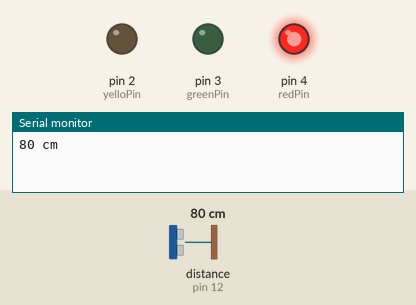
Bench run of a sketch on a simulated Arduino Uno, built with avr-gcc and run on an emulated ATmega328P. Shown: output pins drawn as LEDs (lit = HIGH), the last lines printed to the serial monitor. Wiring (inferred from the names in the program): ultrasonic range finder: trigger pin 13; echo pin 12. Inputs (shaded band) come from the test bench; at power-on: distance to the obstacle (sensor on pin 12) 80 cm. The echo pulse lasts 58.3 µs per cm; pins used as bus, display or sensor lines are not drawn.

Above: at 1.2 s.
1.3 s: distance to the obstacle (sensor on pin 12) set to 63 cm
2.8 s: distance to the obstacle (sensor on pin 12) set to 57 cm
At 3.5 s:
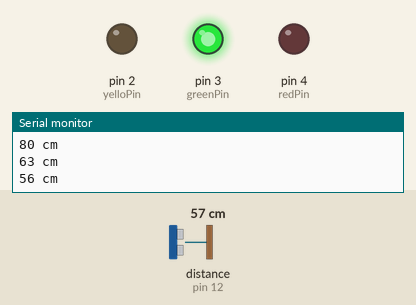
4.3 s: distance to the obstacle (sensor on pin 12) set to 34 cm
5.8 s: distance to the obstacle (sensor on pin 12) set to 29 cm
At 6.7 s:
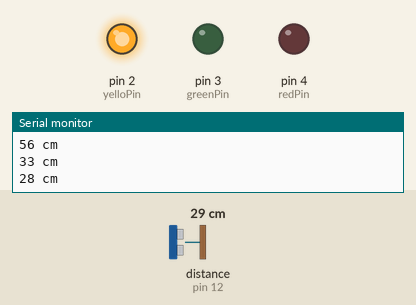
7.3 s: distance to the obstacle (sensor on pin 12) set to 35 cm
At 7.8 s:
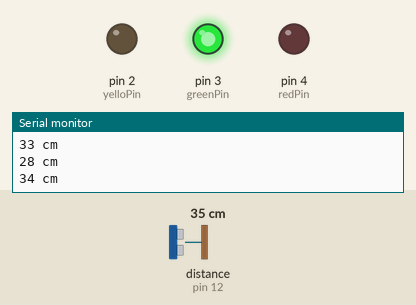
8.8 s: distance to the obstacle (sensor on pin 12) set to 4 cm
At 10.3 s:
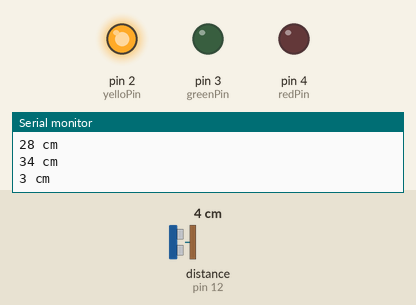
Timing chart, 0 to 11.3 s (numbered marks = the images above; inputs shaded):
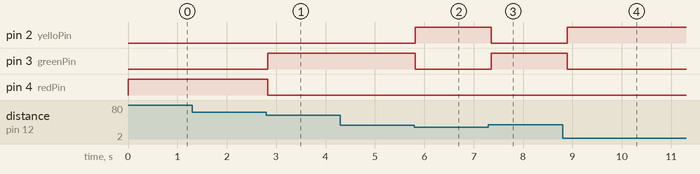

Measured:
- the behaviour switches between 61 and 60 cm on distance to the obstacle (sensor on pin 12) (found by bisection; images 0 and 1)
- the behaviour switches between 32 and 31 cm on distance to the obstacle (sensor on pin 12) (found by bisection; images 1 and 2)
- after the input at 2.8 s, pin 3 (greenPin): LOW → HIGH at once; pin 4 (redPin): HIGH → LOW at once
- after the input at 5.8 s, pin 2 (yelloPin): LOW → HIGH at once; pin 3 (greenPin): HIGH → LOW at once
- after the input at 7.3 s, pin 2 (yelloPin): HIGH → LOW after 0.05 s; pin 3 (greenPin): LOW → HIGH after 0.05 s
- after the input at 8.8 s, pin 2 (yelloPin): LOW → HIGH after 0.09 s; pin 3 (greenPin): HIGH → LOW after 0.09 s

The sketch:

AR13_ultrasonic.ino.ino.ino
```cpp
/*
 예제 6.7
 초음파 거리센서를 이용한 거리 측정
*/

// 트리거 핀과 에코 핀 번호를 설정한다.
const char trigPin = 13;
const char echoPin = 12;
const int  yelloPin = 2;
const int  greenPin = 3;
const int  redPin = 4;
// 펄스 폭과 거리 변수 설정
int pulseWidth;
int distance;
int distanceOld;

void setup() {
  // 시리얼 통신 설정
  Serial.begin (9600);
  // 트리거 핀은 출력으로, 에코핀은 입력으로 설정
pinMode(trigPin, OUTPUT);
pinMode(echoPin, INPUT);
pinMode(yelloPin, OUTPUT);
pinMode(greenPin, OUTPUT);
pinMode(redPin, OUTPUT);
  // 트리거 핀의 초기값을 LOW로 한다
  digitalWrite(trigPin, LOW);
}

void loop(){
  // 10us의 트리거 신호를 HC-SR04로 내보낸다.
digitalWrite(trigPin, HIGH);
delayMicroseconds(10);
digitalWrite(trigPin, LOW);


  // Echo 펄스 폭을 측정하여 pulseWidth 변수에 저장한다.
  pulseWidth = pulseIn(echoPin, HIGH);
  // 거리를 계산한다.
  distance = pulseWidth / 58;

  // 감지거리인 2~200cm 범위의 거리값만 사용한다.
  if(distance <= 200 && distance >= 2){
    // 이전의 거리값과 비교하여 변화가 있을 경우에만
    // 시리얼 통신으로 전송한다.
    if(distance <= 30 && distance >=2){
      digitalWrite(yelloPin,HIGH);
      digitalWrite(greenPin,LOW);
      digitalWrite(redPin,LOW);
    }
    else if(distance <= 60 && distance >=31){
      digitalWrite(yelloPin,LOW);
      digitalWrite(greenPin,HIGH);
      digitalWrite(redPin,LOW);
    }
    else{
      digitalWrite(yelloPin,LOW);
      digitalWrite(greenPin,LOW);
      digitalWrite(redPin,HIGH);
    }
    if(distance != distanceOld){
      Serial.print(distance);
      Serial.println(" cm");
    };
  };
  distanceOld = distance;
  delay(100);
}
```
